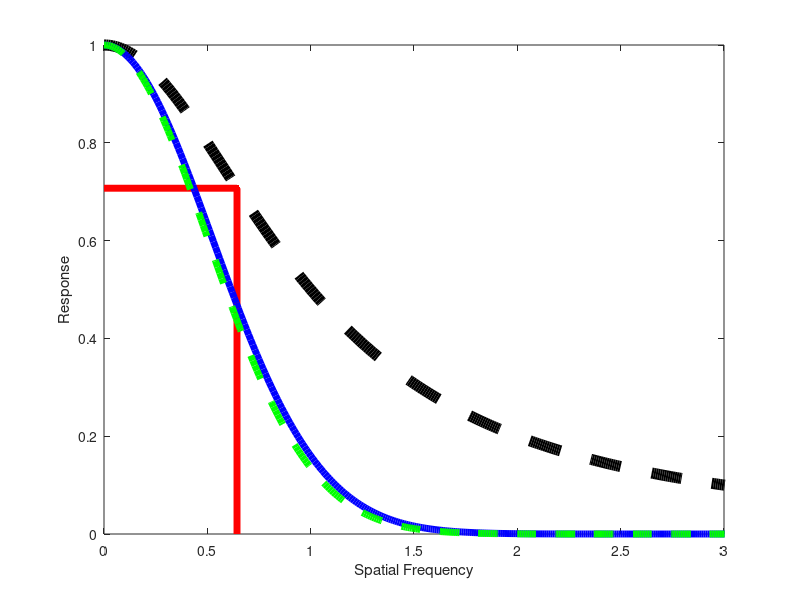

Write the MATLAB code that produced this figure. (Note: this script raises an error after producing the figure.)
% Andrew Rhodes
% WVU
% Jan. 2018
% Compare the scale estimation technique by Fadaifard to our technique



close all
clear
clc


NumSteps = 50;
tau = 1;

%% Method of cutoff frequency 

maxsample = 10; 
ws = 0 : 0.01 : maxsample;
NumSample = length(ws);
ScaleParameterSpatial = zeros(NumSteps,1);
ScaleParameterFrequency = zeros(NumSteps,1);
cut = sqrt(log(2));
db3 = 1/sqrt(2);
ws2 = (ws.^2)';

H = zeros(NumSample, NumSteps);
H(:,1) = ones(NumSample,1) ;
h = 1 ./ ( ones(NumSample,1) + tau * ws2 );
CutoffFrequency = zeros(NumSteps,1);


for i = 1 : NumSteps - 1
    
    % Transfer function
    % 1st order
    H(:,i+1) = H(:,i) .* h;
    % Find the frequency at the cutoff values
    [uH, indH] = unique(H(:,i+1));
    CutoffFrequency(i+1,1) = interp1(uH, ws(indH), db3);
    % Change cutoff frequency to scale parameter
    ScaleParameterFrequency(i+1,1) = CutoffFrequency(i+1,1) / cut;   
    ScaleParameterSpatial(i+1,1) =  1 / ScaleParameterFrequency(i+1,1);

end


%% Method of natural scale growth 


ScaleParameterSpatialNatural = zeros(NumSteps,1);

for i = 1 : NumSteps - 1
   
    ScaleParameterSpatialNatural(i+1,1) = sqrt(2*i*tau);

end





j = 2;
figure
plot(ws, H(:,j),'k--','linewidth',8)
hold on
plot([CutoffFrequency(j) CutoffFrequency(j)],[0 db3],'r-','linewidth',5)
plot([0 CutoffFrequency(j)],[db3 db3],'r-','linewidth',5)
plot(CutoffFrequency(j), db3,'r.','markersize',14)
plot(ws, exp(-0.5*ws2/ScaleParameterFrequency(j+1,1)^2),'b-','linewidth',5)
plot(ws, exp(-0.5*ws2 * (2*j*tau)),'g--','linewidth',5)
xlim([0 3])
xlabel('Spatial Frequency')
ylabel('Response')
ax = gca;
ax.XAxis.FontSize = 50;
ax.YAxis.FontSize = 50;



%% Method of Fadaifard 

maxsamplef = [0.4082, 4, 8];
figure 
hold on
for n = maxsamplef
    n = 8
    wsf = (0:0.05:n)';
    wsf2 = wsf.^2;
    wsf4 = wsf2.^2;
    fs_frequency = zeros(NumSteps,1);
    
    for i = 1 : NumSteps
        fs_frequency(i,1) = sqrt( 0.5*sum(wsf4') ./ sum( (wsf2').*sum( log(1 + ones(i,1) * (wsf2')) ,1) ,2) );
    end
    
    
    plot(ws, exp(-0.5*ws2 / fs_frequency(j)^2), 'm-','linewidth',5)
    
    
end

xlim([0 3])
ylabel('Response')
xlabel('Spatial Frequency')
ax = gca;
ax.XAxis.FontSize = 55;
ax.YAxis.FontSize = 55;
tb1 = annotation('arrow',[0.55 0.35],[0.7 0.35]);
tb1.LineWidth = 5;
tb1.HeadWidth = 25;



% 
% %%%%%%%%%%%%%%%%%%%%%%%%%%%%%%%%%%%%%%%%%%%%%%%%%%%%%%%%%%%%%%%%%%%%%%%%%%
% Plot in log-space
% 
% figure
% j = 3;
% plot(ws,log(H1(:,j)),'k.')
% hold on
% plot(ws, log(exp(-0.5*ws2 / ScaleParameterFrequency1(j,1)^2)),'b-')
% plot(ws, log(exp(-0.5*ws2 * (2*j*tau))), 'g--')
% xlim([0 maxsample])
% ylim([-70 0])
% legend('1st Order Implicit Euler TF','Least Squares Gaussian','Cutoff Frequency Gaussian')
% ylabel('Intensity')
% xlabel('Spatial Frequency')
% 
% 
% 
% j = 3;
% figure
% plot(ws,log(H2(:,j)),'k:')
% hold on
% plot(ws, log(exp(-0.5*ws2 / ScaleParameterFrequency2(j,1)^2)),'b-')
% plot(ws, log(exp(-0.5*ws2 * (2*j*tau))),'g--')
% axis([0 4 -20 0])
% 




